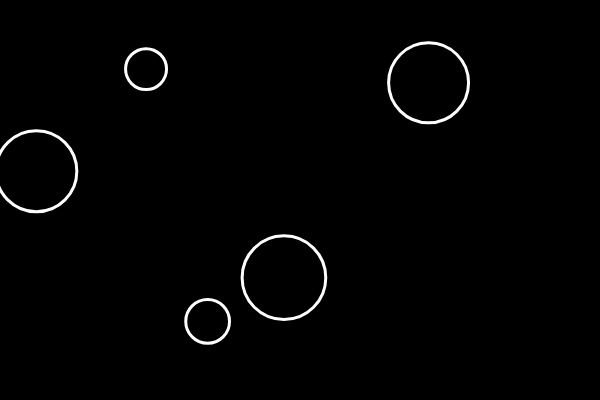
Frame 1 (no input)
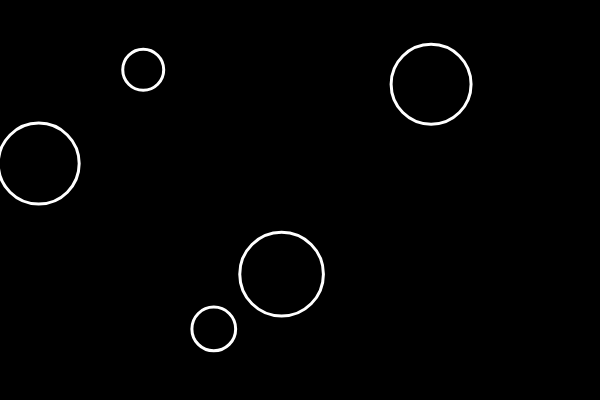
Frame 60 (no input)
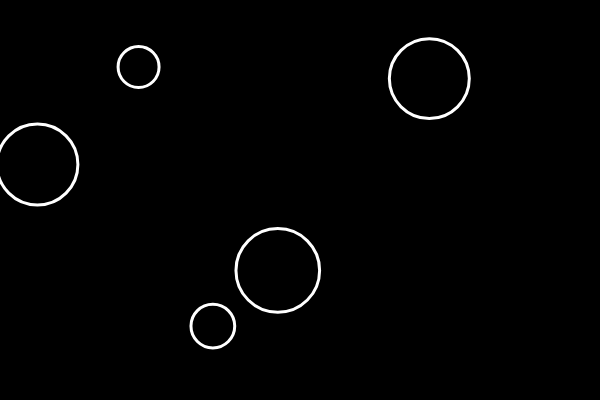
Frame 120 (the mouse pressed at the canvas centre since frame 60)

The p5.js sketch that drew these frames (run headless with seeded random() and noise() and a simulated clock; from frame 60 on, the mouse is pressed at the canvas centre):

// p5.js sketch
// ── sketch.js
let bubbles = [];

function setup() {
  createCanvas(600, 400);
  for (var i = 0; i < 5; i++) {
    let x = random(width);
    let y = random(height);
    let r = random(10, 50);
    let b = new Bubble(x, y, r);
    bubbles.push(b);
  }
}

function mousePressed() {
  for (let i = bubbles.length - 1; i >=0; i--) {
    if (bubbles[i].contains(mouseX, mouseY)) {
      bubbles.splice(i, 1);
    }
  }
}

// function mousePressed() {
//   for (let i = 0; i < bubbles.length; i++) {
//     bubbles[i].clicked();
//   }
// }

// function mousePressed() {
//   let r = random(10, 50);
//   let b = new Bubble(mouseX, mouseY, r);
//   bubbles.push(b);
// }

function draw() {
  background(0);
  for (let i = 0; i < bubbles.length; i++) {
    bubbles[i].show();
    bubbles[i].move();
    if (bubbles[i].contains(mouseX, mouseY)) {
      bubbles[i].changeColor(255);
    } else {
      bubbles[i].changeColor(0);
    }
  }
}

// ── Bubble.js
class Bubble {

  constructor(x, y, r) {
    this.x = x;
    this.y = y;
    this.r = r;
    this.brightness = 0;
  }

  changeColor(bright) {
    this.brightness = bright;
  }

  show() {
    strokeWeight(3);
    stroke(255);
    fill(this.brightness, 125);
    ellipse(this.x, this.y, this.r * 2);
  }

  move() {
    this.x += random(1, -1);
    this.y += random(1, -1);
  }

  contains(x, y) {
    let d = dist(x, y, this.x, this.y);
    if (d < this.r) {
      return true;
    } else {
      return false;
    }
  }
}
